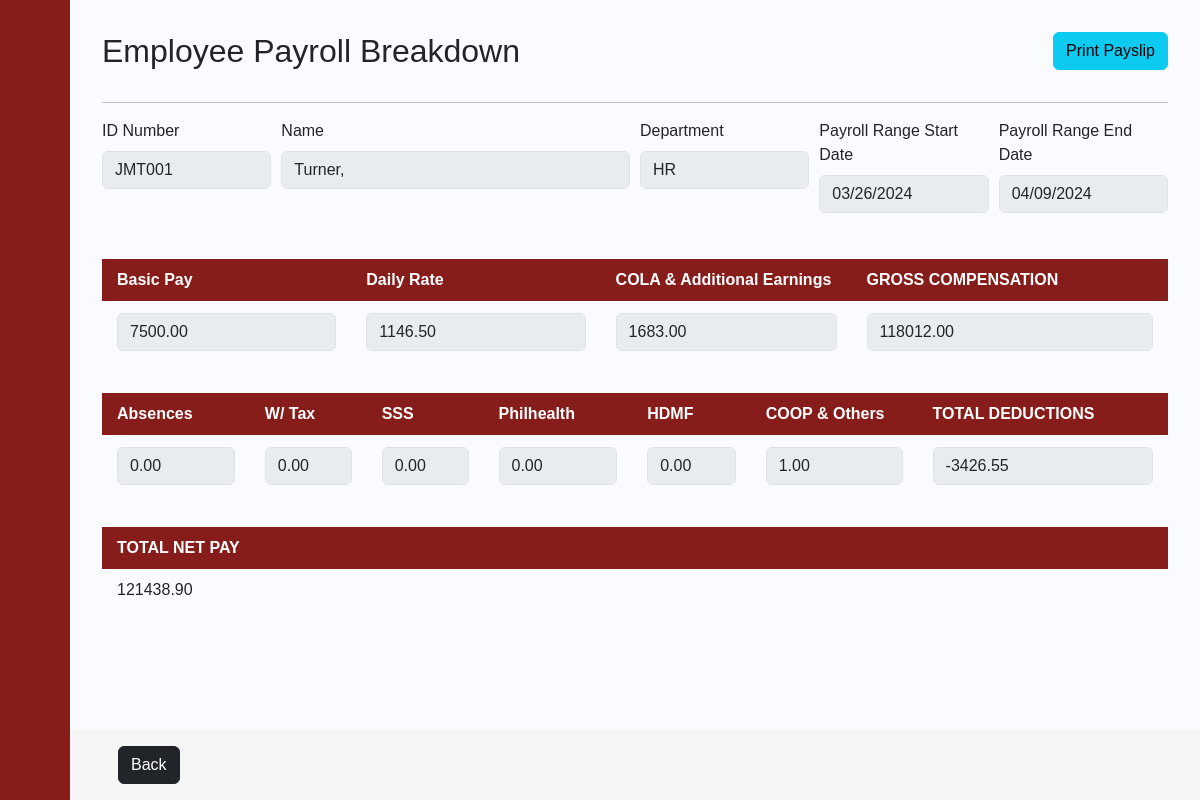
The page /payroll_breakdown/1/1/ on the database its author committed.
### payrollapp/models.py (models this page shows, shortened)
class Payslip_Transaction(models.Model):
    Transaction_ID = models.IntegerField(primary_key=True)
    Date_Distributed = models.DateField(blank=True, null=True)
    Start_Date = models.DateField(blank=True, null=True)
    End_Date = models.DateField(blank=True, null=True)
    Net_Pay = models.FloatField()
    Total_Deductions = models.FloatField()
    Absence_Deductions = models.FloatField()
    OT = models.FloatField()
    NightShift = models.FloatField()
    Holiday_Comp = models.FloatField()
    Employee_ID = models.ForeignKey(Employee, on_delete=models.CASCADE)
    SSS_Rate_ID = models.FloatField()
    PhilHealth_Rate_ID = models.FloatField()
    HDMF_Rate_ID = models.FloatField()
    WTAX_Rate_ID = models.FloatField()
    HMO_Rate_ID = models.FloatField()
    ULDeductions_Rate_ID = models.ForeignKey(UNIFORMLAPTOPDEDUCTIONS, on_delete=models.CASCADE)
    CA_Rate_ID = models.ForeignKey(CA, on_delete=models.CASCADE)
    COOP_Rate_ID = models.ForeignKey(COOP, on_delete=models.CASCADE)
    COLA_Rate_ID = models.ForeignKey(COLA, on_delete=models.CASCADE)
    AddtlEarning_Rate_ID = models.ForeignKey(ADDITIONAL_EARNINGS, on_delete=models.CASCADE)

class Employee(models.Model):
    Last_name = models.CharField(max_length=50)
    First_name = models.CharField(max_length=50)
    Middle_name = models.CharField(max_length=50, blank=True, null=True)
    id_number = models.CharField(max_length=6, primary_key=True)
    Status  = models.CharField(max_length=255)
    Department  = models.CharField(max_length=255)
    Role   = models.CharField(max_length=255)
    Join_Date = models.DateField(blank=True, null=True)
    Phone_Number = models.CharField(max_length=255)
    Email = models.CharField(max_length=255)
    BankNumber = models.CharField(max_length=255)
    Salary   = models.FloatField()
    Vacation_Leaves = models.IntegerField()
    Sick_Leaves = models.IntegerField()

class ADDITIONAL_EARNINGS(models.Model):
    AddtlEarning_ID = models.IntegerField(primary_key=True)
    Type = models.CharField(max_length=255)
    ADD_EARNINGS = models.IntegerField()

class COLA(models.Model):
    COLA_ID = models.IntegerField(primary_key=True)
    COLA_Amount = models.IntegerField()

class UNIFORMLAPTOPDEDUCTIONS(models.Model):
    ULDeductions_ID = models.IntegerField(primary_key=True)
    Type = models.CharField(max_length=255)
    ULDeductions_Amount = models.IntegerField()

class CA(models.Model):
    CA_ID = models.IntegerField(primary_key=True)
    CA_Amount = models.IntegerField()

class COOP(models.Model):
    COOP_ID = models.IntegerField(primary_key=True)
    COOP_Amount = models.IntegerField()

### payrollapp/views.py (the view)
# urls.py: path('payroll_breakdown/<int:UID>/<str:TID>/', views.payroll_breakdown, name='payroll_breakdown'),
def payroll_breakdown(request, UID, TID):
    user = get_object_or_404(USER_ACCOUNT, pk=UID)
    payrolls =  get_object_or_404(Payslip_Transaction, Transaction_ID=TID)#Swap to Payroll ID later
    employee = payrolls.Employee_ID
    name = employee.Last_name+', '+employee.First_name+' '+employee.Middle_name
    start = payrolls.Start_Date.strftime('%Y-%m-%d')
    end = payrolls.End_Date.strftime('%Y-%m-%d')
    return render(request, 'payrollapp/payroll_breakdown.html', {'user':user , 'payrolls':payrolls, 'name':name, 'start':start, 'end':end})

### payrollapp/templates/payrollapp/payroll_breakdown.html (shortened to what this page needs)
{% extends 'payrollapp/base.html' %}
{% load mathfilters %}
{% load static %}
{% block content %}
<div class="content">
    <div class="form-row">
        <h2 class="form-group col-md-6" >Employee Payroll Breakdown </h2>
        <div class="action-icons col-md-6">
            <a class="btn btn-info form-group" href="{% url 'payslip' UID=user.pk TID=payrolls.Transaction_ID %}">Print Payslip</a>
        </div>
    </div>
    <hr>
    <div class="form-row">
        <div class="form-group col-md-2">
            <label for="inputID">ID Number</label>
            <input type="text" class="form-control" id="inputID" value={{payrolls.Employee_ID.id_number}} readonly>
        </div>
        <div class="form-group col-md-4">
          <label for="inputFullName"> Name</label>
          <input type="text" class="form-control" id="inputFullName" value={{name}} readonly>
        </div>
        <div class="form-group col-md-2">
            <label for="inputDept">Department</label>
            <input type="text" class="form-control" id="inputDept" value={{payrolls.Employee_ID.Department}} readonly>
        </div>
        <div class="form-group col-md-2">
            <label for="start">Payroll Range Start Date</label>
            <input type="date" class="form-control" id="start" value={{start}} readonly>
        </div>
        <div class="form-group col-md-2">
            <label for="end">Payroll Range End Date</label>
            <input type="date" class="form-control" id="end" value={{end}} readonly>
        </div>
    </div>
    <div style="overflow-x:auto;">
        <table id="posts">
            <thead>
                <tr>
                    <th style="width:10%">Basic Pay</th>
                    <th style="width:10%"> Daily Rate</th>
                    <th style="width:10%">COLA & Additional Earnings</th>
                    <th style="width:11%">GROSS COMPENSATION</th>
                </tr>
            </thead>
            <tbody>
                <tr>
                    <td>
                        <input type="float" class="form-control" id="mth_yr" value={{payrolls.Employee_ID.Salary|div:2|floatformat:2}} min='0'step='0.01' readonly required>
                    </td>
                    <td>
                        <input type="float" class="form-control" id="mth_yr" value={{payrolls.Employee_ID.Salary|mul:2|mul:12|div:314|floatformat:2}}  min='0'step='0.01' readonly required>
                    </td>
                    <td>
                        <input type="float" class="form-control" id="mth_yr" value={{payrolls.AddtlEarning_Rate_ID.ADD_EARNINGS|add:payrolls.COLA_Rate_ID.COLA_Amount|add:payrolls.OT|add:payrolls.Holiday_Comp|floatformat:2}} min='0'step='0.01' readonly>
                    </td>
                    <td>
                        <input type="float" class="form-control" id="mth_yr" value="{{payrolls.Net_Pay|add:payrolls.Total_Deductions|floatformat:2}}"  min='0'step='0.01' readonly required>
                    </td>
                </tr>
            </tbody>
        </table>
        <table id="posts">
            <thead>
                <tr>
                    <th style="width:7%">Absences</th>
                    <th style="width:7%"> W/ Tax</th>
                    <th style="width:7%">SSS</th>
                    <th style="width:7%">Philhealth</th>
                    <th style="width:7%">HDMF</th>
                    <th style="width:10%">COOP & Others</th>
                    <th style="width:15%">TOTAL DEDUCTIONS</th>
                </tr>
            </thead>
            <tbody>
                <tr>
                    <td>
                        <input type="float" class="form-control" id="mth_yr" value={{payrolls.Absence_Deductions|floatformat:2}} min='0'step='0.01' readonly required>
                    </td>
                    <td>
                        <input type="float" class="form-control" id="mth_yr" value={{payrolls.WTAX_Rate_ID|floatformat:2}} min='0'step='0.01' readonly required>
                    </td>
                    <td>
                            <input type="float" class="form-control" id="mth_yr" value={{payrolls.SSS_Rate_ID|floatformat:2}} min='0'step='0.01' readonly required>
                    </td>
                    <td>
                        <input type="float" class="form-control" id="mth_yr" value={{payrolls.PhilHealth_Rate_ID|floatformat:2}} min='0'step='0.01' readonly required>
                    </td>
                    <td>
                        <input type="float" class="form-control" id="mth_yr" value={{payrolls.HDMF_Rate_ID|floatformat:2}} min='0'step='0.01' readonly required>
                    </td>
                    <td>
                        <input type="float" class="form-control" id="mth_yr" value={{payrolls.HMO_Rate_ID|add:payrolls.ULDeductions_Rate_ID.ULDeductions_Amount|add:payrolls.CA_Rate_ID.CA_Amount|add:payrolls.COOP_Rate_ID.COOP_Amount|floatformat:2}} min='0'step='0.01' readonly required>
                    </td>
                    <td>
                        <input type="float" class="form-control" id="mth_yr" value={{payrolls.Total_Deductions|floatformat:2}} min='0'step='0.01' readonly required>
                    </td>
                </tr>
            </tbody>
        </table>
        <table id="posts">
            <thead>
                <tr>
                    <th style="width:10%">TOTAL NET PAY</th>
                </tr>
            </thead>
            <tbody>
                <tr>
                    <td>
                        {{payrolls.Net_Pay|floatformat:2}}
                    </td>
                </tr>
            </tbody>
        </table>
    </div>
</div>
<footer>
    <div class="footer-wrap">
      <div class="back-button">
          <a class="btn btn-dark mx-3" href="{% url 'generate_page' UID=user.pk %}" type="button">Back</a>
      </div>
    </div>
</footer>
{% endblock %}

### rows shown on the page
Payslip_Transaction: Employee_ID.id_number "JMT001", Employee_ID.Department "HR", Employee_ID.Salary|div "7500.00", Employee_ID.Salary|mul "1146.50", AddtlEarning_Rate_ID.ADD_EARNINGS|add "1683.00", Net_Pay|add "118012.00", Absence_Deductions "0.00", WTAX_Rate_ID "0.00", SSS_Rate_ID "0.00", PhilHealth_Rate_ID "0.00", HDMF_Rate_ID "0.00", HMO_Rate_ID|add "1.00", Total_Deductions "-3426.55", Net_Pay "121438.90"
